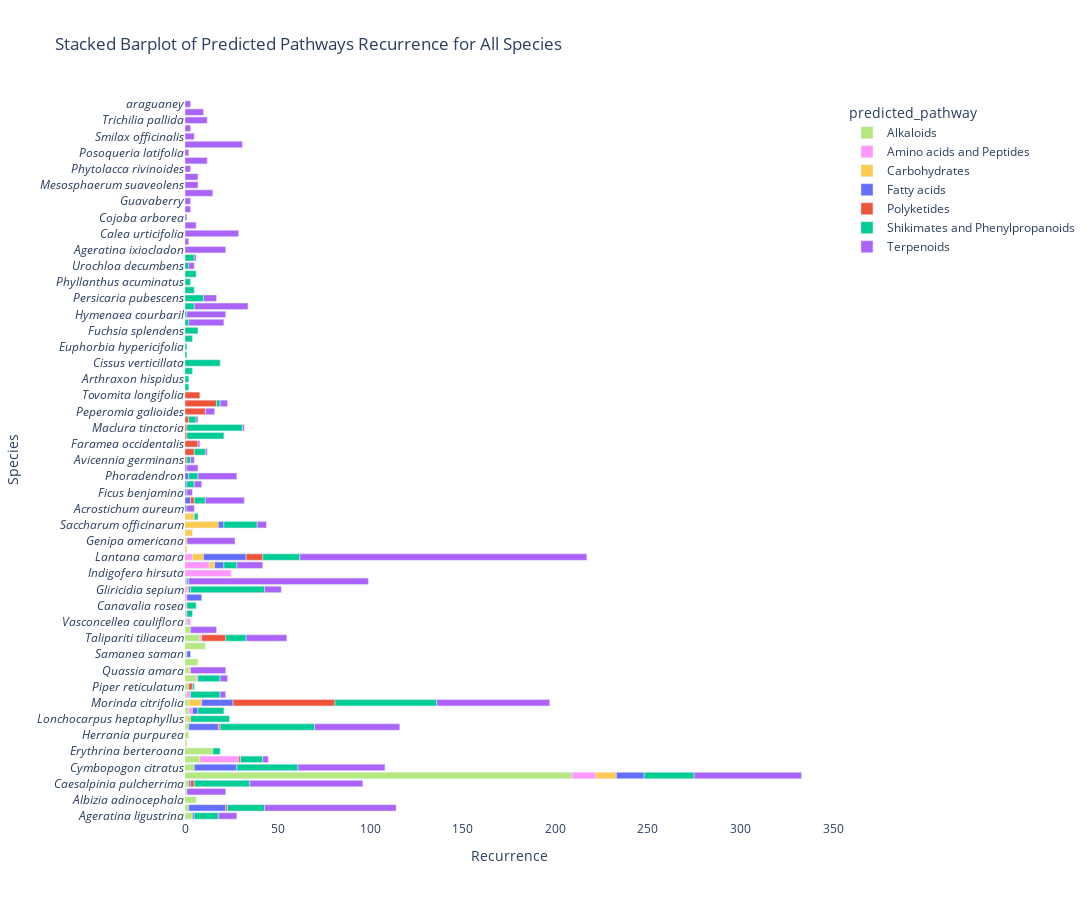

The notebook cell saved with this chart:
### Code cell
import pandas as pd
import plotly.express as px
import os

# Define the Vivid color palette (you can customize this as needed)
vivid_palette = px.colors.qualitative.Vivid

# Define custom colors for the 7 pathway categories
pathway_colors = {
    'Category1': 'red',
    'Category2': 'blue',
    'Category3': 'green',
    'Category4': 'purple',
    'Category5': 'orange',
    'Category6': 'pink',
    'Category7': 'brown'
}

# Step 1: Initialize an empty DataFrame to store all data
all_data = pd.DataFrame(columns=['queried_taxaLabel', 'predicted_pathway'])

# Step 2: Read data from all .tsv files in the output_folder
for filename in os.listdir(output_folder):
    if filename.endswith(".tsv"):
        file_data = pd.read_csv(os.path.join(output_folder, filename), sep='\t')
        all_data = pd.concat([all_data, file_data])

# Step 3: Rename the "queried_taxaLabel" column to "species"
all_data.rename(columns={'queried_taxaLabel': 'species'}, inplace=True)

# Remove 'API Error-API Error' and 'Not Classified-Not Classified'
all_data = all_data[(all_data['predicted_pathway'] != 'API Error') & (all_data['predicted_pathway'] != 'Not Classified')]

# Step 4: Group and aggregate data to calculate recurrence
agg_data = all_data.groupby(['species', 'predicted_pathway']).size().reset_index(name='recurrence')

# Step 5: Create the stacked barplot with custom colors
fig = px.bar(agg_data, y=agg_data['species'].apply(lambda x: f"<i>{x}</i>"), x='recurrence',
             title='Stacked Barplot of Predicted Pathways Recurrence for All Species',
             labels={'recurrence': 'Recurrence'},
             color='predicted_pathway',
             color_discrete_map=pathway_colors,  # Use custom colors
             category_orders={'predicted_pathway': sorted(agg_data['predicted_pathway'].unique())},
             orientation='h'
            )

# Modify the y-axis label
fig.update_yaxes(title_text='Species')

# Set a white background
fig.update_layout(plot_bgcolor='white')

# Modify the size of the figure
fig.update_layout(width=1500, height=900)

# Save the figure as an HTML file
fig.write_html("Wikidata_pathway_barplot.html")

# Show or save the figure
fig.show()

### Figure 1 — Plotly figure (JSON) as saved in the notebook; plotly's stock layout.template omitted (floating-point values rounded to 4 significant figures)
{"data": [{"alignmentgroup": "True", "hovertemplate": "predicted_pathway=Alkaloids<br>Recurrence=%{x}<br>y=%{y}<extra></extra>", "legendgroup": "Alkaloids", "marker": {"color": "#B6E880", "pattern": {"shape": ""}}, "name": "Alkaloids", "offsetgroup": "Alkaloids", "orientation": "h", "showlegend": true, "textposition": "auto", "type": "bar", "x": [4, 2, 6, 1, 2, 209, 5, 8, 15, 1, 2, 2, 1, 2, 2, 1, 2, 6, 2, 7, 1, 11, 8, 3, 1], "xaxis": "x", "y": ["<i>Ageratina ligustrina</i>", "<i>Ageratum conyzoides</i>", "<i>Albizia adinocephala</i>", "<i>Alibertia edulis</i>", "<i>Caesalpinia pulcherrima</i>", "<i>Catharanthus roseus</i>", "<i>Cymbopogon citratus</i>", "<i>Eichhornia crassipes</i>", "<i>Erythrina berteroana</i>", "<i>Erythroxylum fimbriatum</i>", "<i>Herrania purpurea</i>", "<i>Ipomoea nil</i>", "<i>Lonchocarpus heptaphyllus</i>", "<i>Mimosa pudica</i>", "<i>Morinda citrifolia</i>", "<i>Nasturtium officinale</i>", "<i>Piper reticulatum</i>", "<i>Prosopis juliflora</i>", "<i>Quassia amara</i>", "<i>Rauvolfia littoralis</i>", "<i>Samanea saman</i>", "<i>Siparuna grandiflora</i>", "<i>Talipariti tiliaceum</i>", "<i>Telanthophora grandifolia</i>", "<i>Vasconcellea cauliflora</i>"], "yaxis": "y"}, {"alignmentgroup": "True", "hovertemplate": "predicted_pathway=Amino acids and Peptides<br>Recurrence=%{x}<br>y=%{y}<extra></extra>", "legendgroup": "Amino acids and Peptides", "marker": {"color": "#FF97FF", "pattern": {"shape": ""}}, "name": "Amino acids and Peptides", "offsetgroup": "Amino acids and Peptides", "orientation": "h", "showlegend": true, "textposition": "auto", "type": "bar", "x": [1, 1, 13, 1, 21, 1, 1, 25, 13, 4, 2, 2, 1, 1, 2], "xaxis": "x", "y": ["<i>Camonea umbellata</i>", "<i>Canavalia rosea</i>", "<i>Catharanthus roseus</i>", "<i>Delonix regia</i>", "<i>Eichhornia crassipes</i>", "<i>Gliricidia sepium</i>", "<i>Guilandina bonduc</i>", "<i>Indigofera hirsuta</i>", "<i>Jatropha gossypiifolia</i>", "<i>Lantana camara</i>", "<i>Mimosa pudica</i>", "<i>Nasturtium officinale</i>", "<i>Prosopis juliflora</i>", "<i>Talipariti tiliaceum</i>", "<i>Vasconcellea cauliflora</i>"], "yaxis": "y"}, {"alignmentgroup": "True", "hovertemplate": "predicted_pathway=Carbohydrates<br>Recurrence=%{x}<br>y=%{y}<extra></extra>", "legendgroup": "Carbohydrates", "marker": {"color": "#FECB52", "pattern": {"shape": ""}}, "name": "Carbohydrates", "offsetgroup": "Carbohydrates", "orientation": "h", "showlegend": true, "textposition": "auto", "type": "bar", "x": [1, 11, 1, 1, 3, 6, 2, 7, 4, 1, 18, 5], "xaxis": "x", "y": ["<i>Acrocomia aculeata</i>", "<i>Catharanthus roseus</i>", "<i>Genipa americana</i>", "<i>Gliricidia sepium</i>", "<i>Jatropha gossypiifolia</i>", "<i>Lantana camara</i>", "<i>Lonchocarpus heptaphyllus</i>", "<i>Morinda citrifolia</i>", "<i>Omphalea diandra</i>", "<i>Quassia amara</i>", "<i>Saccharum officinarum</i>", "<i>Sapium laurifolium</i>"], "yaxis": "y"}, {"alignmentgroup": "True", "hovertemplate": "predicted_pathway=Fatty acids<br>Recurrence=%{x}<br>y=%{y}<extra></extra>", "legendgroup": "Fatty acids", "marker": {"color": "#636efa", "pattern": {"shape": ""}}, "name": "Fatty acids", "offsetgroup": "Fatty acids", "orientation": "h", "showlegend": true, "textposition": "auto", "type": "bar", "x": [1, 1, 20, 1, 15, 3, 23, 8, 1, 1, 16, 5, 23, 3, 17, 1, 2, 1, 3, 2], "xaxis": "x", "y": ["<i>Acrostichum aureum</i>", "<i>Ageratina ligustrina</i>", "<i>Ageratum conyzoides</i>", "<i>Caesalpinia pulcherrima</i>", "<i>Catharanthus roseus</i>", "<i>Crescentia cujete</i>", "<i>Cymbopogon citratus</i>", "<i>Delonix regia</i>", "<i>Ficus benjamina</i>", "<i>Gliricidia sepium</i>", "<i>Ipomoea nil</i>", "<i>Jatropha gossypiifolia</i>", "<i>Lantana camara</i>", "<i>Mimosa pudica</i>", "<i>Morinda citrifolia</i>", "<i>Paullinia pinnata</i>", "<i>Phoradendron</i>", "<i>Rhizophora mangle</i>", "<i>Saccharum officinarum</i>", "<i>Samanea saman</i>"], "yaxis": "y"}, {"alignmentgroup": "True", "hovertemplate": "predicted_pathway=Polyketides<br>Recurrence=%{x}<br>y=%{y}<extra></extra>", "legendgroup": "Polyketides", "marker": {"color": "#EF553B", "pattern": {"shape": ""}}, "name": "Polyketides", "offsetgroup": "Polyketides", "orientation": "h", "showlegend": true, "textposition": "auto", "type": "bar", "x": [1, 1, 2, 5, 2, 1, 7, 1, 1, 9, 1, 2, 55, 11, 17, 2, 13, 8], "xaxis": "x", "y": ["<i>Ageratum conyzoides</i>", "<i>Avicennia germinans</i>", "<i>Caesalpinia pulcherrima</i>", "<i>Cassia grandis</i>", "<i>Crescentia cujete</i>", "<i>Eichhornia crassipes</i>", "<i>Faramea occidentalis</i>", "<i>Ipomoea nil</i>", "<i>Laguncularia racemosa</i>", "<i>Lantana camara</i>", "<i>Maclura tinctoria</i>", "<i>Marila laxiflora</i>", "<i>Morinda citrifolia</i>", "<i>Peperomia galioides</i>", "<i>Picramnia latifolia</i>", "<i>Piper reticulatum</i>", "<i>Talipariti tiliaceum</i>", "<i>Tovomita longifolia</i>"], "yaxis": "y"}, {"alignmentgroup": "True", "hovertemplate": "predicted_pathway=Shikimates and Phenylpropanoids<br>Recurrence=%{x}<br>y=%{y}<extra></extra>", "legendgroup": "Shikimates and Phenylpropanoids", "marker": {"color": "#00cc96", "pattern": {"shape": ""}}, "name": "Shikimates and Phenylpropanoids", "offsetgroup": "Shikimates and Phenylpropanoids", "orientation": "h", "showlegend": true, "textposition": "auto", "type": "bar", "x": [13, 20, 2, 2, 2, 30, 4, 3, 5, 6, 27, 19, 1, 6, 33, 12, 4, 1, 4, 7, 40, 1, 2, 1, 51, 7, 20, 20, 21, 30, 4, 5, 14, 55, 16, 4, 10, 5, 5, 3, 2, 1, 12, 18, 2, 6, 11, 2, 5], "xaxis": "x", "y": ["<i>Ageratina ligustrina</i>", "<i>Ageratum conyzoides</i>", "<i>Apeiba tibourbou</i>", "<i>Arthraxon hispidus</i>", "<i>Avicennia germinans</i>", "<i>Caesalpinia pulcherrima</i>", "<i>Calceolaria irazuensis</i>", "<i>Camonea umbellata</i>", "<i>Canavalia rosea</i>", "<i>Cassia grandis</i>", "<i>Catharanthus roseus</i>", "<i>Cissus verticillata</i>", "<i>Clarisia racemosa</i>", "<i>Crescentia cujete</i>", "<i>Cymbopogon citratus</i>", "<i>Eichhornia crassipes</i>", "<i>Erythrina berteroana</i>", "<i>Euphorbia hypericifolia</i>", "<i>Ficus maxima</i>", "<i>Fuchsia splendens</i>", "<i>Gliricidia sepium</i>", "<i>Guilandina bonduc</i>", "<i>Hedyosmum bonplandianum</i>", "<i>Hymenaea courbaril</i>", "<i>Ipomoea nil</i>", "<i>Jatropha gossypiifolia</i>", "<i>Laguncularia racemosa</i>", "<i>Lantana camara</i>", "<i>Lonchocarpus heptaphyllus</i>", "<i>Maclura tinctoria</i>", "<i>Marila laxiflora</i>", "<i>Mikania micrantha</i>", "<i>Mimosa pudica</i>", "<i>Morinda citrifolia</i>", "<i>Nasturtium officinale</i>", "<i>Paullinia pinnata</i>", "<i>Persicaria pubescens</i>", "<i>Phenax angustifolius</i>", "<i>Phoradendron</i>", "<i>Phyllanthus acuminatus</i>", "<i>Picramnia latifolia</i>", "<i>Piper reticulatum</i>", "<i>Prosopis juliflora</i>", "<i>Saccharum officinarum</i>", "<i>Sapium laurifolium</i>", "<i>Syzygium malaccense</i>", "<i>Talipariti tiliaceum</i>", "<i>Urochloa decumbens</i>", "<i>Verbesina myriocephala</i>"], "yaxis": "y"}, {"alignmentgroup": "True", "hovertemplate": "predicted_pathway=Terpenoids<br>Recurrence=%{x}<br>y=%{y}<extra></extra>", "legendgroup": "Terpenoids", "marker": {"color": "#ab63fa", "pattern": {"shape": ""}}, "name": "Terpenoids", "offsetgroup": "Terpenoids", "orientation": "h", "showlegend": true, "textposition": "auto", "type": "bar", "x": [4, 22, 10, 71, 21, 2, 2, 61, 29, 1, 58, 6, 1, 21, 3, 47, 3, 1, 3, 26, 9, 3, 97, 19, 21, 46, 14, 155, 1, 1, 15, 7, 29, 61, 3, 7, 4, 5, 7, 21, 3, 4, 12, 2, 4, 19, 6, 5, 31, 5, 22, 14, 3, 12, 3, 1, 10, 3], "xaxis": "x", "y": ["<i>Acrostichum aureum</i>", "<i>Ageratina ixiocladon</i>", "<i>Ageratina ligustrina</i>", "<i>Ageratum conyzoides</i>", "<i>Alibertia edulis</i>", "<i>Avicennia bicolor</i>", "<i>Avicennia germinans</i>", "<i>Caesalpinia pulcherrima</i>", "<i>Calea urticifolia</i>", "<i>Cassia grandis</i>", "<i>Catharanthus roseus</i>", "<i>Cnidoscolus urens</i>", "<i>Cojoba arborea</i>", "<i>Crescentia cujete</i>", "<i>Cryptostegia madagascariensis</i>", "<i>Cymbopogon citratus</i>", "<i>Eichhornia crassipes</i>", "<i>Faramea occidentalis</i>", "<i>Ficus benjamina</i>", "<i>Genipa americana</i>", "<i>Gliricidia sepium</i>", "<i>Guavaberry</i>", "<i>Guilandina bonduc</i>", "<i>Hedyosmum bonplandianum</i>", "<i>Hymenaea courbaril</i>", "<i>Ipomoea nil</i>", "<i>Jatropha gossypiifolia</i>", "<i>Lantana camara</i>", "<i>Maclura tinctoria</i>", "<i>Marila laxiflora</i>", "<i>Maytenus woodsonii</i>", "<i>Mesosphaerum suaveolens</i>", "<i>Mikania micrantha</i>", "<i>Morinda citrifolia</i>", "<i>Nasturtium officinale</i>", "<i>Onoseris onoseroides</i>", "<i>Paullinia pinnata</i>", "<i>Peperomia galioides</i>", "<i>Persicaria pubescens</i>", "<i>Phoradendron</i>", "<i>Phytolacca rivinoides</i>", "<i>Picramnia latifolia</i>", "<i>Piptocarpha poeppigiana</i>", "<i>Posoqueria latifolia</i>", "<i>Prosopis juliflora</i>", "<i>Quassia amara</i>", "<i>Rhizophora mangle</i>", "<i>Saccharum officinarum</i>", "<i>Sansevieria trifasciata</i>", "<i>Smilax officinalis</i>", "<i>Talipariti tiliaceum</i>", "<i>Telanthophora grandifolia</i>", "<i>Trattinnickia aspera</i>", "<i>Trichilia pallida</i>", "<i>Urochloa decumbens</i>", "<i>Verbesina myriocephala</i>", "<i>Xylopia frutescens</i>", "<i>araguaney</i>"], "yaxis": "y"}], "layout": {"barmode": "relative", "height": 900, "legend": {"title": {"text": "predicted_pathway"}, "tracegroupgap": 0}, "plot_bgcolor": "white", "title": {"text": "Stacked Barplot of Predicted Pathways Recurrence for All Species"}, "width": 1500, "xaxis": {"anchor": "y", "domain": [0, 1], "title": {"text": "Recurrence"}}, "yaxis": {"anchor": "x", "domain": [0, 1], "title": {"text": "Species"}}}}
